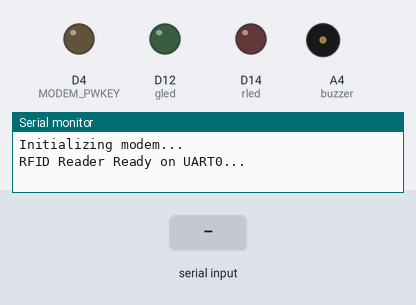
A sketch run on a simulated Arduino MKR. Shown: output pins drawn as LEDs (lit = HIGH), buzzer (waves = sounding, pin HIGH), the last lines printed to the serial monitor. The inputs (shaded band) are chosen by the test bench. Uploads are accepted with an empty reply; pins used as bus, display or sensor lines are not drawn.

Above: at 2.7 s.
2.8 s: "1" received over Serial
At 4.0 s:
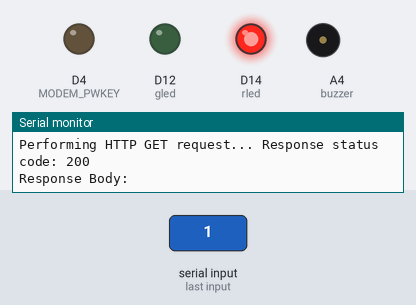
5.8 s: "0" received over Serial
At 6.2 s:
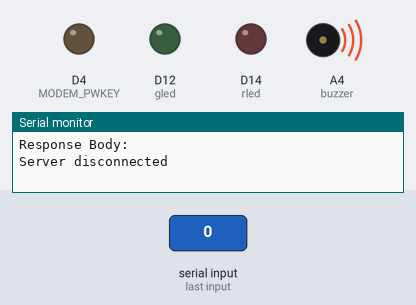
8.8 s: "2" received over Serial
At 9.8 s:
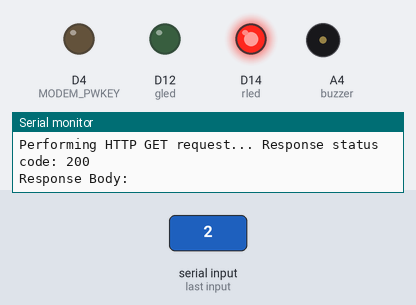
Timing chart, 0 to 13.0 s (numbered marks = the images above; inputs shaded):
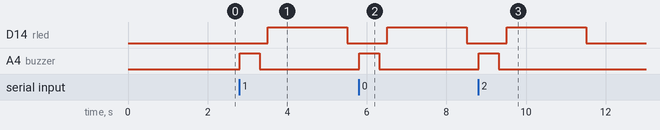

Measured:
- after the input at 2.8 s, D14 (rled): LOW → HIGH after 0.71 s, → LOW 2.0 s later; A4 (buzzer): LOW → HIGH at once, → LOW 0.50 s later
- after the input at 5.8 s, D14 (rled): LOW → HIGH after 0.71 s, → LOW 2.0 s later; A4 (buzzer): LOW → HIGH at once, → LOW 0.50 s later
- after the input at 8.8 s, D14 (rled): LOW → HIGH after 0.71 s, → LOW 2.0 s later; A4 (buzzer): LOW → HIGH at once, → LOW 0.50 s later

The sketch:

mbus.ino
```cpp
#define TINY_GSM_MODEM_SIM800
#include <Wire.h>
#include <TinyGsmClient.h>
#include <ArduinoHttpClient.h>
// GPRS credentials
const char apn[]      = "airtelgprs.com"; // APN
const char gprsUser[] = "";               // GPRS User
const char gprsPass[] = "";               // GPRS Password
// SIM card PIN
const char simPIN[]   = "";
// Server details
const char server[] = "62.72.58.116";  // Public HTTP server
const int port = 80;                   // HTTP port
// TTGO T-Call pins
#define MODEM_RST            5
#define MODEM_PWKEY          4
#define MODEM_POWER_ON       23
#define MODEM_TX             27
#define MODEM_RX             26
#define I2C_SDA              21
#define I2C_SCL              22
#define SerialMon Serial
#define SerialAT Serial1
#define TINY_GSM_MODEM_SIM800
#define TINY_GSM_RX_BUFFER   1024  // Set RX buffer to 1KB
TinyGsm modem(SerialAT);
TinyGsmClient client(modem);
HttpClient http(client, server, port);
// RFID and Buzzer Pins
int buzzer = 19;
int rled = 14;
int gled = 12;
void setup() {
  SerialMon.begin(115200);  // Serial monitor
  Serial.begin(9600);       // RFID reader
  // Initialize buzzer and LEDs
  pinMode(buzzer, OUTPUT);
  pinMode(rled, OUTPUT);
  pinMode(gled, OUTPUT);
  // Power management setup
  pinMode(MODEM_PWKEY, OUTPUT);
  pinMode(MODEM_RST, OUTPUT);
  pinMode(MODEM_POWER_ON, OUTPUT);
  digitalWrite(MODEM_PWKEY, LOW);
  digitalWrite(MODEM_RST, HIGH);
  digitalWrite(MODEM_POWER_ON, HIGH);
  // SIM800 setup
  SerialAT.begin(115200, SERIAL_8N1, MODEM_RX, MODEM_TX);
  delay(1500);
  // Initialize the modem
  SerialMon.println("Initializing modem...");
  modem.restart();
  // Unlock SIM card if needed
  if (strlen(simPIN) && modem.getSimStatus() != 3) {
    modem.simUnlock(simPIN);
  }
  SerialMon.println("RFID Reader Ready on UART0...");
}
void loop() {
  // Check if RFID data is available
  if (Serial.available()) {
    String rfidData = "";
    while (Serial.available()) {
      char c = Serial.read();
      rfidData += c;
      delay(10);
    }
    // Indicate RFID read success
    digitalWrite(buzzer, HIGH);
    delay(500);
    digitalWrite(buzzer, LOW);
    Serial.print("RFID Tag: ");
    Serial.println(rfidData);
    // Send the RFID data to the server
    sendRFIDDataToServer(rfidData);
  }
}
// Function to send RFID data to the server
void sendRFIDDataToServer(String cardTag) {
  SerialMon.print("Connecting to APN: ");
  SerialMon.println(apn);
  if (!modem.gprsConnect(apn, gprsUser, gprsPass)) {
    SerialMon.println("Failed to connect to GPRS");
    delay(1000);
    return;
  }
  // Construct the HTTP request URL with the RFID tag
  String resource = "/scanTag.php?card_tag=" + cardTag;
  SerialMon.print("Requesting URL: ");
  SerialMon.println(resource);
  // Perform the HTTP GET request
  SerialMon.print("Performing HTTP GET request... ");
  int err = http.get(resource.c_str());
  if (err != 0) {
    SerialMon.println("Failed to connect");
    delay(10000);
    return;
  }
  int status = http.responseStatusCode();
  SerialMon.print("Response status code: ");
  SerialMon.println(status);
  // Process the response if the status is OK (200)
  if (status == 200) {
    String body = http.responseBody();
    SerialMon.println("Response Body:");
    SerialMon.println(body);
    // Parse the JSON response
    if (body.indexOf("\"response\":\"yes\"") >= 0) {
      Serial.println("Response: Yes");
      // Green LED for "yes" response
      digitalWrite(gled, HIGH);
      delay(2000);
      digitalWrite(gled, LOW);
    } else {
      // Red LED for any other response
      digitalWrite(rled, HIGH);
      delay(2000);
      digitalWrite(rled, LOW);
    }
  } else {
    SerialMon.println("Error: Non-200 response status code");
    // Indicate error with red LED
    digitalWrite(rled, HIGH);
    delay(2000);
    digitalWrite(rled, LOW);
  }
  http.stop();
  SerialMon.println("Server disconnected");
}
```
